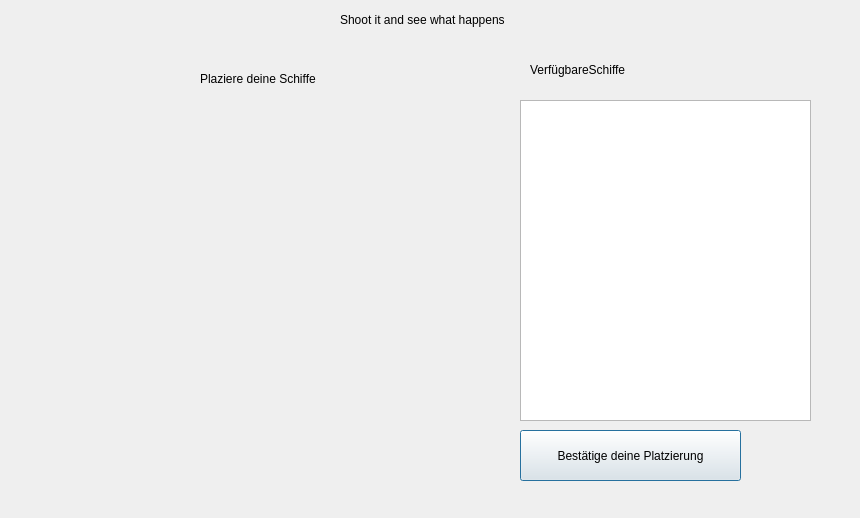
<?xml version="1.0" encoding="UTF-8"?>
<ui version="4.0">
 <class>Dialog</class>
 <widget class="QDialog" name="Dialog">
  <property name="geometry">
   <rect>
    <x>0</x>
    <y>0</y>
    <width>860</width>
    <height>518</height>
   </rect>
  </property>
  <property name="windowTitle">
   <string>Dialog</string>
  </property>
  <widget class="QLabel" name="label">
   <property name="geometry">
    <rect>
     <x>340</x>
     <y>10</y>
     <width>191</width>
     <height>20</height>
    </rect>
   </property>
   <property name="text">
    <string>Shoot it and see what happens</string>
   </property>
  </widget>
  <widget class="QWidget" name="gridLayoutWidget">
   <property name="geometry">
    <rect>
     <x>50</x>
     <y>100</y>
     <width>441</width>
     <height>381</height>
    </rect>
   </property>
   <layout class="QGridLayout" name="gridLayout"/>
  </widget>
  <widget class="QLabel" name="label_2">
   <property name="geometry">
    <rect>
     <x>200</x>
     <y>70</y>
     <width>141</width>
     <height>17</height>
    </rect>
   </property>
   <property name="text">
    <string>Plaziere deine Schiffe</string>
   </property>
  </widget>
  <widget class="QLabel" name="label_3">
   <property name="geometry">
    <rect>
     <x>530</x>
     <y>60</y>
     <width>121</width>
     <height>20</height>
    </rect>
   </property>
   <property name="text">
    <string>VerfügbareSchiffe</string>
   </property>
  </widget>
  <widget class="QPushButton" name="pushButton">
   <property name="geometry">
    <rect>
     <x>520</x>
     <y>430</y>
     <width>221</width>
     <height>51</height>
    </rect>
   </property>
   <property name="text">
    <string>Bestätige deine Platzierung</string>
   </property>
  </widget>
  <widget class="QListWidget" name="listWidget">
   <property name="geometry">
    <rect>
     <x>520</x>
     <y>100</y>
     <width>291</width>
     <height>321</height>
    </rect>
   </property>
  </widget>
 </widget>
 <resources/>
 <connections/>
</ui>
